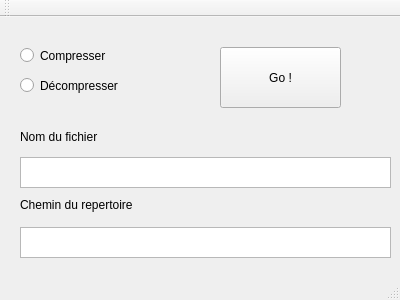
<?xml version="1.0" encoding="UTF-8"?>
<ui version="4.0">
 <class>EpsiFileCompressor</class>
 <widget class="QMainWindow" name="EpsiFileCompressor">
  <property name="geometry">
   <rect>
    <x>0</x>
    <y>0</y>
    <width>400</width>
    <height>300</height>
   </rect>
  </property>
  <property name="windowTitle">
   <string>EpsiFileCompressor</string>
  </property>
  <widget class="QWidget" name="centralWidget">
   <widget class="QRadioButton" name="CompressButton">
    <property name="geometry">
     <rect>
      <x>20</x>
      <y>30</y>
      <width>111</width>
      <height>17</height>
     </rect>
    </property>
    <property name="text">
     <string>Compresser</string>
    </property>
   </widget>
   <widget class="QRadioButton" name="UnCompressButton">
    <property name="geometry">
     <rect>
      <x>20</x>
      <y>60</y>
      <width>111</width>
      <height>17</height>
     </rect>
    </property>
    <property name="text">
     <string>Décompresser</string>
    </property>
   </widget>
   <widget class="QPushButton" name="ActionButton">
    <property name="geometry">
     <rect>
      <x>220</x>
      <y>30</y>
      <width>121</width>
      <height>61</height>
     </rect>
    </property>
    <property name="text">
     <string>Go !</string>
    </property>
   </widget>
   <widget class="QLabel" name="label">
    <property name="geometry">
     <rect>
      <x>20</x>
      <y>110</y>
      <width>111</width>
      <height>20</height>
     </rect>
    </property>
    <property name="text">
     <string>Nom du fichier</string>
    </property>
   </widget>
   <widget class="QLabel" name="label_2">
    <property name="geometry">
     <rect>
      <x>20</x>
      <y>180</y>
      <width>121</width>
      <height>16</height>
     </rect>
    </property>
    <property name="text">
     <string>Chemin du repertoire</string>
    </property>
   </widget>
   <widget class="QTextEdit" name="FileNameBox">
    <property name="geometry">
     <rect>
      <x>20</x>
      <y>140</y>
      <width>371</width>
      <height>31</height>
     </rect>
    </property>
   </widget>
   <widget class="QTextEdit" name="DirectoryPathBox">
    <property name="geometry">
     <rect>
      <x>20</x>
      <y>210</y>
      <width>371</width>
      <height>31</height>
     </rect>
    </property>
   </widget>
  </widget>
  <widget class="QMenuBar" name="menuBar">
   <property name="geometry">
    <rect>
     <x>0</x>
     <y>0</y>
     <width>400</width>
     <height>21</height>
    </rect>
   </property>
  </widget>
  <widget class="QToolBar" name="mainToolBar">
   <attribute name="toolBarArea">
    <enum>TopToolBarArea</enum>
   </attribute>
   <attribute name="toolBarBreak">
    <bool>false</bool>
   </attribute>
  </widget>
  <widget class="QStatusBar" name="statusBar"/>
 </widget>
 <layoutdefault spacing="6" margin="11"/>
 <resources/>
 <connections/>
</ui>
